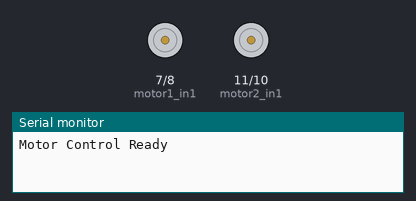
Bench run of a sketch on a simulated Arduino Uno, built with avr-gcc and run on an emulated ATmega328P. Shown: motor-driver pin pairs drawn as motors (green arrow = first pin HIGH = forward, orange = second pin HIGH = backward, longer = more drive, scaled by the enable pin), the last lines printed to the serial monitor.

Above: at 1.0 s.
At 2.5 s:
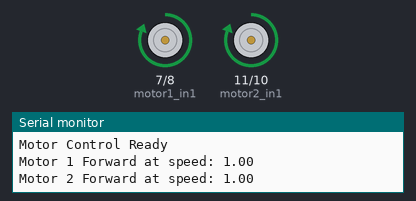
At 3.5 s:
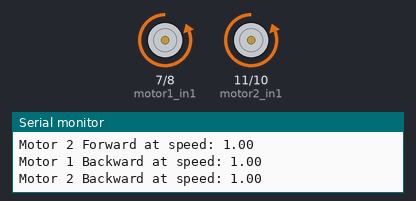
At 5.5 s:
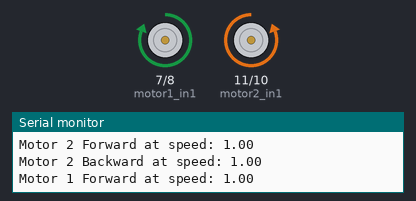
Timing chart, 0 to 10.4 s (numbered marks = the images above):
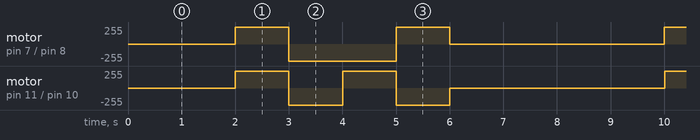

Measured:
- by itself, motor on pin 7 (motor1_in1) / pin 8 (motor1_in2): repeats every 8.0 s: backward 255/255 2.0 s, forward 255/255 1.0 s, stopped 4.0 s, forward 255/255 1.0 s
- by itself, motor on pin 11 (motor2_in1) / pin 10 (motor2_in2): repeats every 8.0 s: backward 255/255 1.0 s, forward 255/255 1.0 s, backward 255/255 1.0 s, stopped 4.0 s, forward 255/255 1.0 s

The sketch:

mvt.ino
```cpp
// Define motor driver pins
const int motor1_in1 = 7;
const int motor1_in2 = 8;
const int motor2_in1 = 11;
const int motor2_in2 = 10;

// Define motor speed PWM pins (connected to L283N's PWM pins)
const int motor1_pwm = 6;
const int motor2_pwm = 9;

void setup() {
  // Set motor driver pins as outputs
  pinMode(motor1_in1, OUTPUT);
  pinMode(motor1_in2, OUTPUT);
  pinMode(motor2_in1, OUTPUT);
  pinMode(motor2_in2, OUTPUT);

  // Set PWM pins as output
  pinMode(motor1_pwm, OUTPUT);
  pinMode(motor2_pwm, OUTPUT);

  // Initialize serial communication for debugging
  Serial.begin(9600);
  Serial.println("Motor Control Ready");
}

void loop() {
  // Example commands:
delay(2000);
  // Move motor 1 forward at half speed
  moveMotor1Forward(1); // 1 represents speed (0-1)
  moveMotor2Forward(1);
  delay(1000);


  // Move motor 2 backward at half speed
  moveMotor1Backward(1);
  moveMotor2Backward(1); // 1 represents speed (0-1)
  delay(1000);

  moveMotor1Backward(1);
  moveMotor2Forward(1); // 1 represents speed (0-1)
  delay(1000);
  moveMotor2Backward(1);
  moveMotor1Forward(1); // 1 represents speed (0-1)
  delay(1000);


   //Stop both motors
  stopMotors();
  delay(2000);


}

// Function to move motor 1 forward
void moveMotor1Forward(float speed) {
  digitalWrite(motor1_in1, HIGH);
  digitalWrite(motor1_in2, LOW);
  analogWrite(motor1_pwm, speed * 255);  // PWM control
  Serial.print("Motor 1 Forward at speed: ");
  Serial.println(speed);
}

// Function to move motor 1 backward
void moveMotor1Backward(float speed) {
  digitalWrite(motor1_in1, LOW);
  digitalWrite(motor1_in2, HIGH);
  analogWrite(motor1_pwm, speed * 255);
  Serial.print("Motor 1 Backward at speed: ");
  Serial.println(speed);
}

// Function to move motor 2 forward
void moveMotor2Forward(float speed) {
  digitalWrite(motor2_in1, HIGH);
  digitalWrite(motor2_in2, LOW);
  analogWrite(motor2_pwm, speed * 255);
  Serial.print("Motor 2 Forward at speed: ");
  Serial.println(speed);
}

// Function to move motor 2 backward
void moveMotor2Backward(float speed) {
  digitalWrite(motor2_in1, LOW);
  digitalWrite(motor2_in2, HIGH);
  analogWrite(motor2_pwm, speed * 255);
  Serial.print("Motor 2 Backward at speed: ");
  Serial.println(speed);
}

// Function to stop both motors
void stopMotors() {
  digitalWrite(motor1_in1, LOW);
  digitalWrite(motor1_in2, LOW);
  digitalWrite(motor2_in1, LOW);
  digitalWrite(motor2_in2, LOW);
  analogWrite(motor1_pwm, 0);
  analogWrite(motor2_pwm, 0);
  Serial.println("Motors Stopped");
}

// Function to rotate motors in opposite directions
void rotateMotors() {
  moveMotor1Forward(1);
  moveMotor2Backward(1);
}
```
